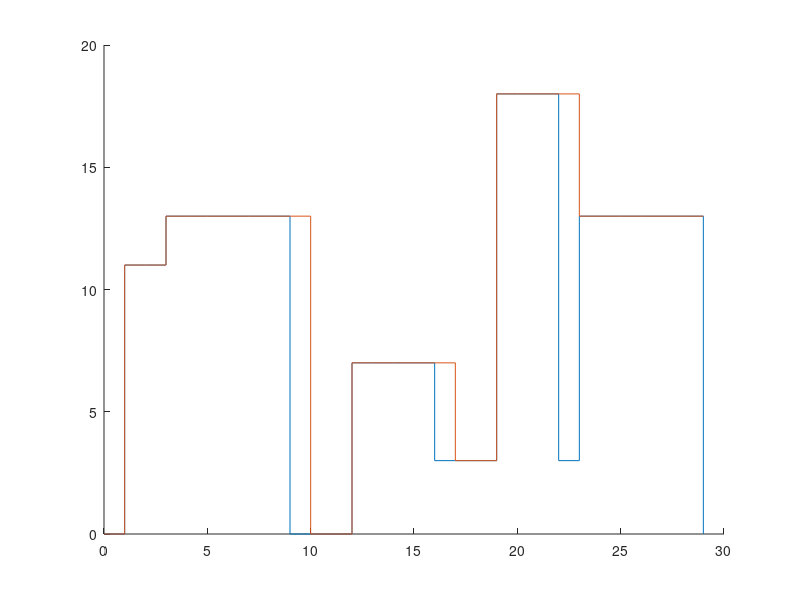

Write the MATLAB code that produced this figure.
clear all
close all
format long
hold on;

% the border of the start and the end
border_left = 1; border_right = 29;

% set column indexs for buildings
% in matlab, indexs start from 1
left = 1; height = 2; right = 3;

% coordinates of all buildings
buildings = [
%	 L  H  R;
% 	 1  2  3;
	 1 11  5;
	 2  6  7;
	 3 13  9;
	12  7 16;
	14  3 25;
	19 18 22;
	23 13 29;
	24  4 28
];

% linspace(x1, x2, N) generates N numbers from x1 to x2
% initialize height of skyline with zeros
y = linspace(0, 0, border_right - border_left + 1);

% scan from the first building to the last one
for i = 1:length(buildings)
	% minus 1 for avoiding count one more
	for x = buildings(i, left):(buildings(i, right) - 1)
		% choose the highest one as the final height
		if buildings(i, height) > y(x)
			y(x) = buildings(i, height);
		end
	end
end
stairs(border_left-1:1:border_right, [0 y]);
y

% scan from the first building to the last one
for i = 1:length(buildings)
	% minus 1 for avoiding count one more
	for x = buildings(i, left):(buildings(i, right))
		% choose the highest one as the final height
		if buildings(i, height) > y(x)
			y(x) = buildings(i, height);
		end
	end
end
y

% set the size of the figure
% [x_min x_max y_min y_max]
axis([border_left-1 border_right+1 0 20])

% plot the figure
stairs(border_left-1:1:border_right, [0 y]);